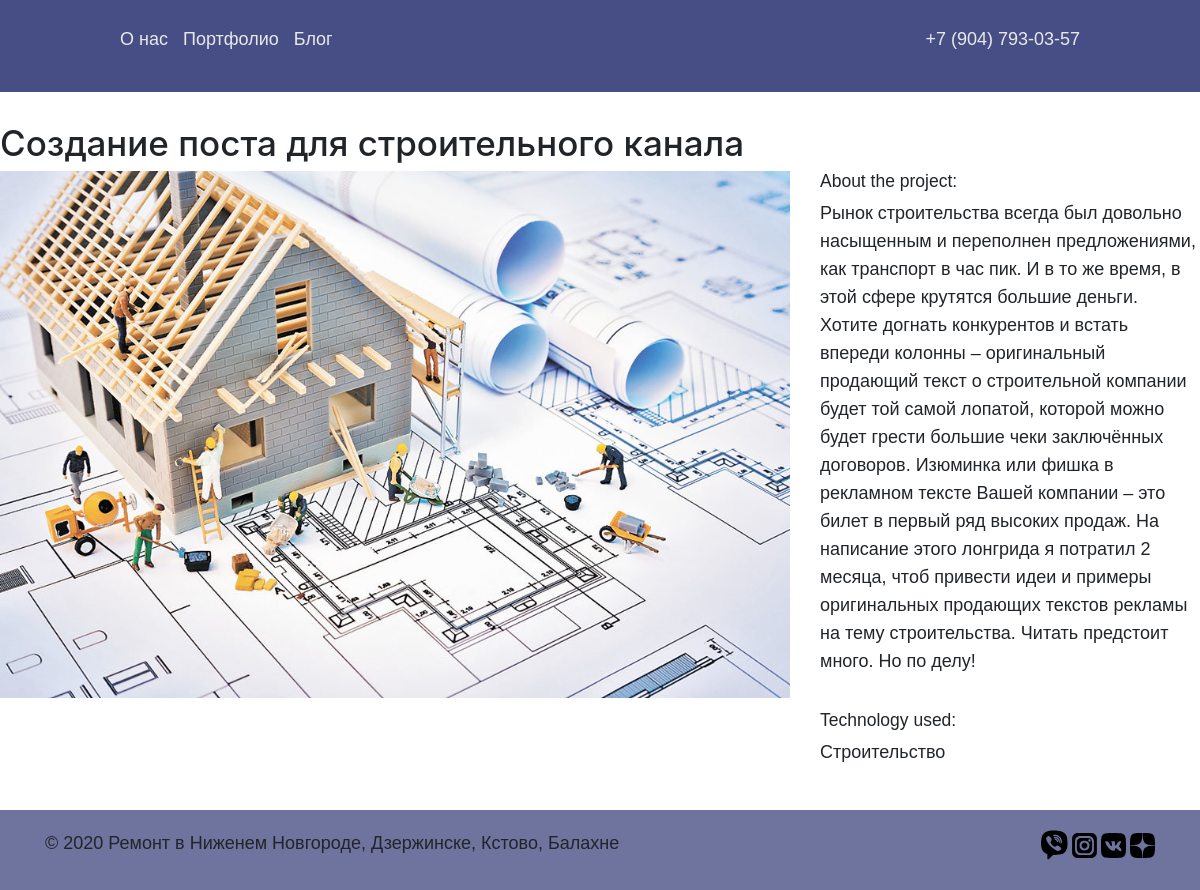
Page /blog/1/ on the committed database.
### blog/models.py (models this page shows)
class Post(models.Model):
    title = models.CharField(max_length=100, verbose_name="Заголовок поста")
    description = models.TextField(verbose_name='Тело поста')
    technology = models.CharField(max_length=100, verbose_name='Основная '
                                                               'суть поста')
    image = models.ImageField(upload_to='static/images/blog/%Y/%m/%d',
                                 verbose_name='Изображение поста',)
    class Meta:
        verbose_name = 'статью'
        verbose_name_plural = 'статьи'

### blog/views.py (the view)
# urls.py: path('/<int:pk>/', views.post_detail, name='post_detail'),
def post_detail(request, pk):
    posts = Post.objects.get(pk=pk)
    posts.image.name = posts.image.name.split('static/')[1]
    context = {
        'posts': posts
    }
    return render(request, 'blog/post_detail.html', context)

### templates/blog/post_detail.html (shortened to what this page needs)
{% load static %}
<!DOCTYPE html>
<html lang="ru">
<head>
    <link rel="stylesheet" href="{% static 'main_page/style.css' %}">
    <link rel="stylesheet" href="https://stackpath.bootstrapcdn.com/bootstrap/4.1.3/css/bootstrap.min.css">
</head>
<body>
<div class="top_site">
        <div class="top_menu">
            <div class="container_top">
                <div class="column_1">
                    <a href="{% url 'Главная' %}" class="menu__links">
                        <p>О нас</p>
                    </a>
                    <a href="{% url 'gallery' %}" class="menu__links">
                        <p class="padding">Портфолио</p>
                    </a>
                    <a href="{% url 'post_index' %}" class="menu__links">
                        <p class="padding">Блог</p>
                    </a>
                </div>
                <a href="tel:+7 (904) 793-03-57" class="menu__links">
                    <p class="phone">+7 (904) 793-03-57</p>
                </a>
            </div>
        </div>
    </div>
<h1>{{ posts.title }}</h1>
<div class="row">
    <div class="col-md-8">
        <img src="{% static posts.image.name %}" width="100%">
    </div>
    <div class="col-md-4">
        <h5>About the project:</h5>
        <p>{{ posts.description }}</p>
        <br>
        <h5>Technology used:</h5>
        <p>{{ posts.technology }}</p>
    </div>
</div>
    <footer class="footer">
        <div class="footer_info container footer__padding">
            <p class="copyright">© 2020 Ремонт в Ниженем Новгороде, Дзержинске, Кстово, Балахне</p>
            <div class="contact-block">
                <div class="line social-icons">
                    <a href="tel:+7 (904) 793-03-57" class="icon_viber"><img class="icon_viber"
                            src="{% static 'main_page/img/viber_black-min.svg' %}" alt="viber"></a>
                    <a href="https://vk.com/away.php?to=https%3A%2F%2Finstagram.com%2Fremont_kvartir_kottedgei_nn%3Figshid%3Djfrqet957gq0&cc_key="
                        target="_blank"><img class="icon" src="{% static 'main_page/img/instagram2-min.svg' %}" alt="Instagram"></a>
                    <a href="https://vk.com/id64887960" target="_blank"><img class="icon" src="{% static 'main_page/img/vk-min.svg' %}"
                            alt="ВКонтакте"></a>
                    <a href="https://vk.com/away.php?to=http%3A%2F%2Fzen.yandex.ru%2Fid%2F5f1895f09877ff4cf5c6e7b0&cc_key="
                        target="_blank"><img class="icon" margin-top: 1px; height: 30px; src="{% static 'main_page/img/dzen.svg' %}"
                            alt="dzen"></a>
                </div>
            </div>
        </div>
    </footer>
</body>

### static/main_page/style.css (style rules this page uses)
* { font-family: Arial, sans-serif; padding: 0; margin: 0; border: 0; }
*, *:before, *:after { -webkit-box-sizing: border-box; box-sizing: border-box; }
nav, footer, header, aside { display: block; }
html, body { height: 100%; width: 100%; font-size: 100%; line-height: 1; font-size: 14px; -ms-text-size-adjust: 100%; -moz-text-size-adjust: 100%; -webkit-text-size-adjust: 100%; }
a { text-decoration: none; color: black; }
img { vertical-align: top; }
h1, h2, h3, h4, h5, h6 { font-size: inherit; font-weight: 400; }
p { line-height: 28px; font-size: 18px; }
.top_menu { background-color: #474d85; padding: 10px; margin-bottom: 30px; }
.container_top { display: -webkit-box; display: -ms-flexbox; display: flex; -webkit-box-pack: justify; -ms-flex-pack: justify; justify-content: space-between; max-width: 1000px; margin: 0 auto; padding: 0 20px; }
.column_1 { display: -webkit-box; display: -ms-flexbox; display: flex; }
a.menu__links { display: block; margin: 15px 0; color: #e8eaea; }
.padding { padding-left: 15px; }
.container { max-width: 1000px; display: -webkit-box; display: -ms-flexbox; display: flex; -webkit-box-pack: justify; -ms-flex-pack: justify; justify-content: space-between; margin: 0 auto; }
.top_site { -webkit-box-flex: 1; -ms-flex-positive: 1; flex-grow: 1; }
footer { margin-top: 30px; padding-top: 20px; background-color: #474d85c7; }
.footer__padding { padding: 0 20px; }
.footer_info { display: -webkit-box; display: -ms-flexbox; display: flex; -webkit-box-pack: justify; -ms-flex-pack: justify; justify-content: space-between; padding-bottom: 20px; }
p.copyright { vertical-align: middle; line-height: 26px; }
.icon { height: 25px; }
.icon_viber { height: 30px; }

### rows in the picture
Post: title "Создание поста для строительного канала", image (picture), description "Рынок строительства всегда был довольно насыщенным и переполнен предложениями, как транспорт в час пик. И в то же время, в этой сфере крутятся большие деньги. Хотите догнать конкурентов и встать впереди колонны – оригинальный продающий текст о строительной компании будет той самой лопатой, которой можно будет грести большие чеки заключённых договоров. Изюминка или фишка в рекламном тексте Вашей компании – это билет в первый ряд высоких продаж. На написание этого лонгрида я потратил 2 месяца, чтоб привести идеи и примеры оригинальных продающих текстов рекламы на тему строительства. Читать предстоит много. Но по делу!", technology "Строительство"
